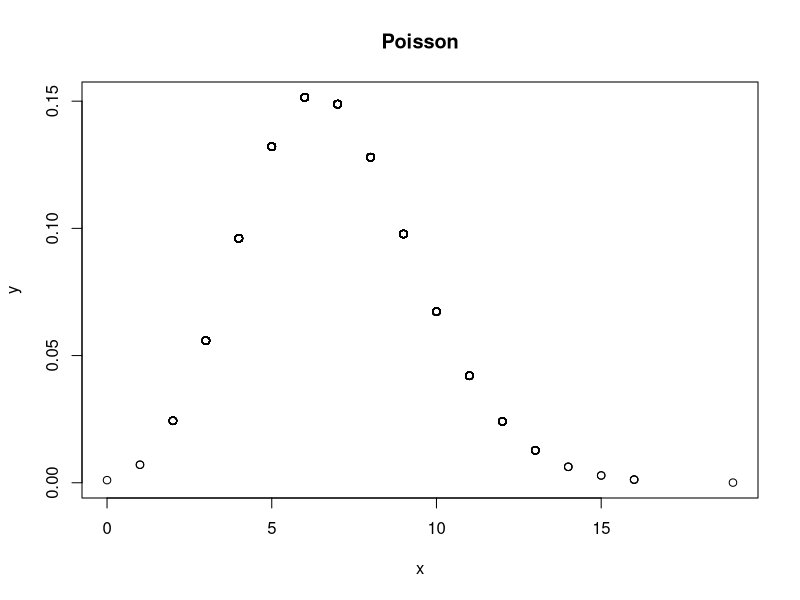
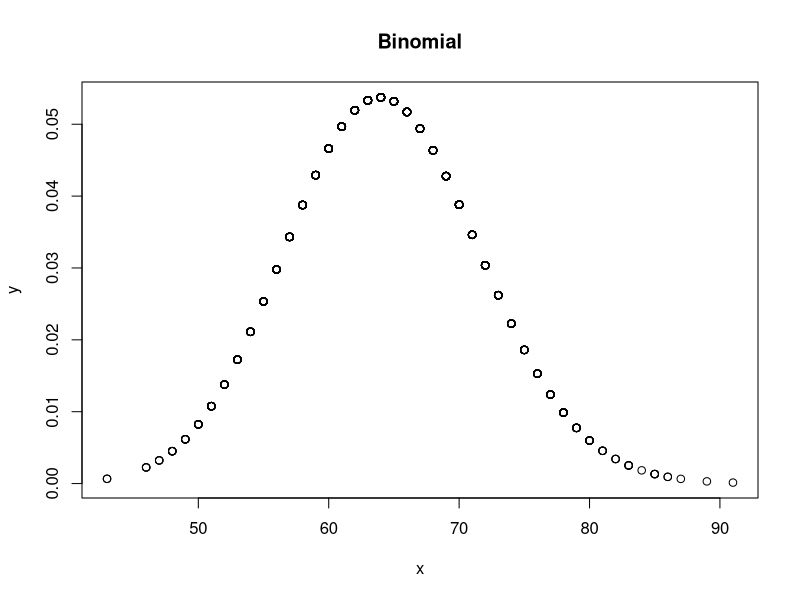
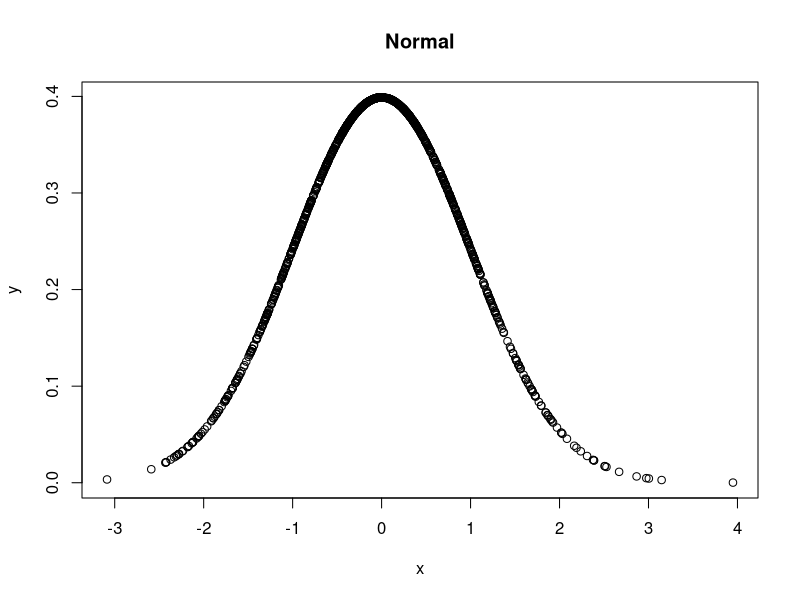
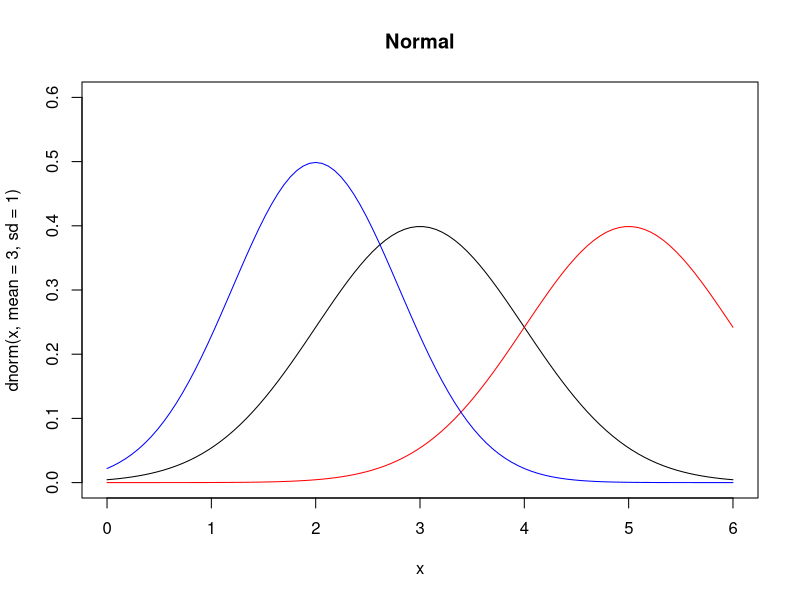
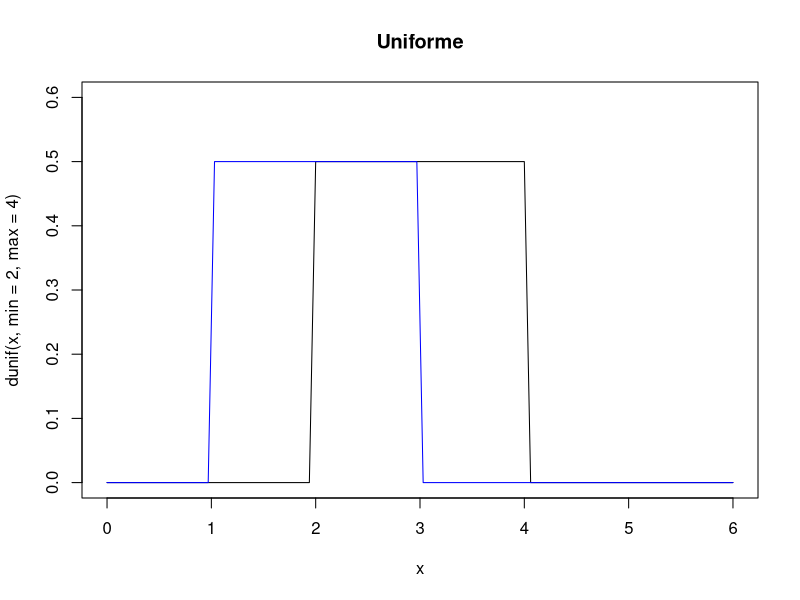
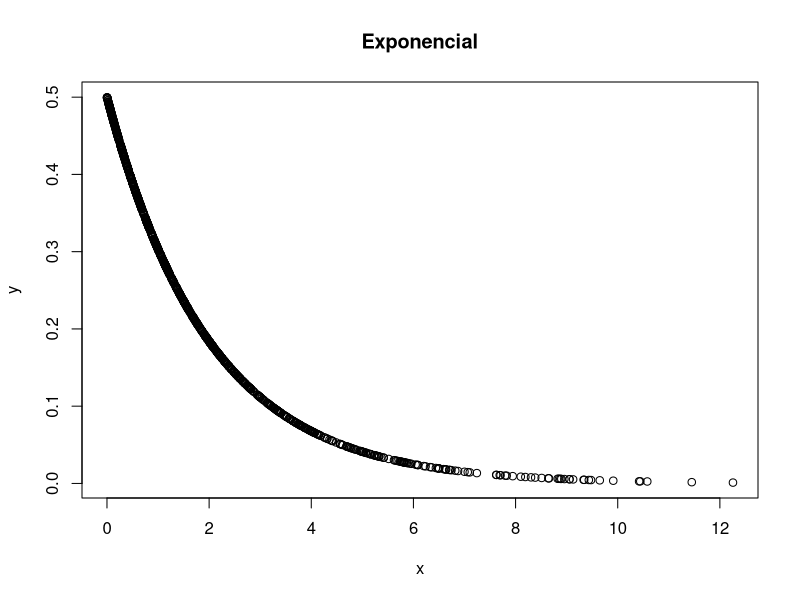
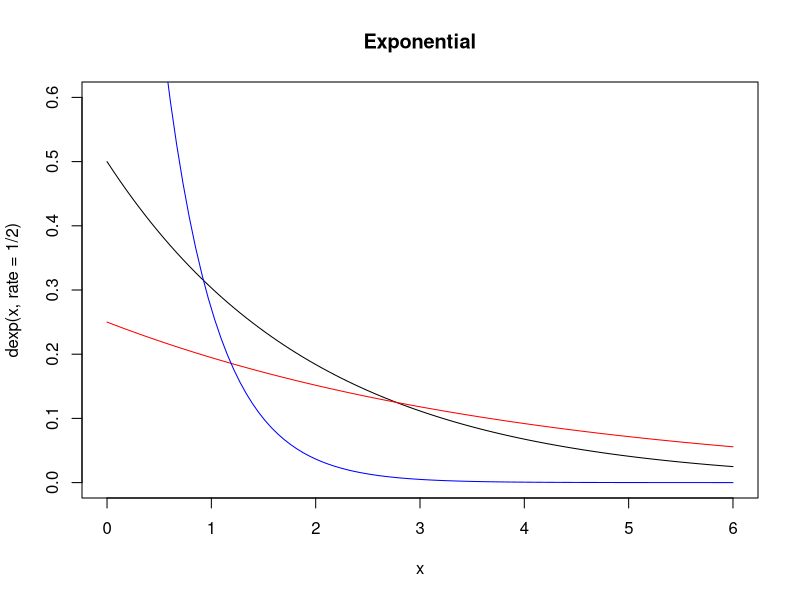
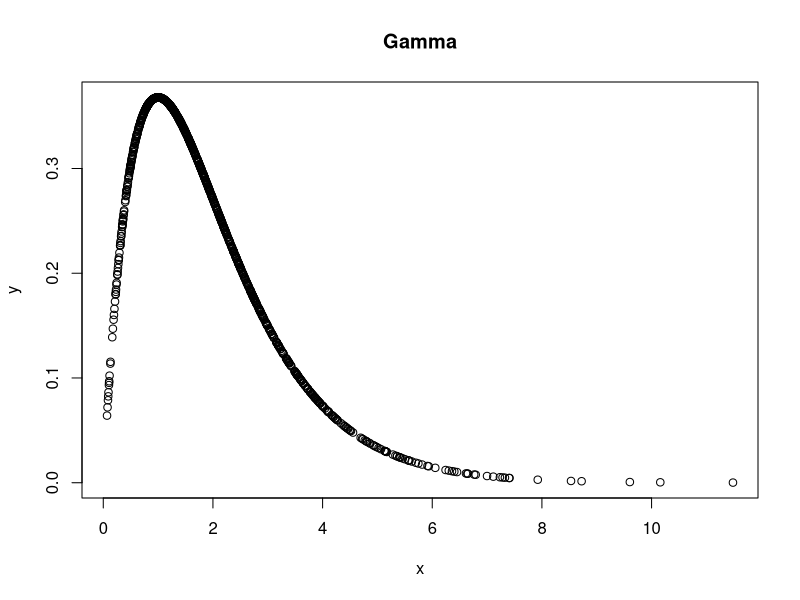

The R source for these figures, in order:
rm(list = ls())


# 18° Distribuições de Probabilidade Discreta -----------------------------



# Poisson

# gerando valores aleatórios de uma Poisson
x <- rpois(n = 1000, lambda = 7)

# gerando valores da densidade da Poisson
y <- dpois(x = x, lambda = mean(x))

plot(x, y, main = "Poisson")


# Binomial

# gerando valores aleatórios de uma Binomial

x <- rbinom(n = 1000, size = 450, prob = 1/7)

# gerando valores da densidade de uma Binomial
y <- dbinom(x = x, size = 450, prob = 1/7)

plot(x, y, main = "Binomial")



# 19° Distribuições de Probabilidade Continuas ----------------------------



# Normal

# gerando valores aleatórios de uma Poisson
x <- rnorm(n = 1000)

# gerando valores da densidade da Poisson
y <- dnorm(x = x)

# Plot da densidade da Normal para um x de valores normais
plot(x, y, main = "Normal")

# Definindo um novo domínio para a densidade
x <- seq(from=0,to=6,length.out=100)
ylim<-c(0,0.6)

# Plot da densidade da Normal para um x qualquer
plot(x,dnorm(x,mean=3,sd=1), main="Normal", type="l", ylim=ylim) 
lines(x, dnorm(x,mean=5,sd=1), col = "red")
lines(x, dnorm(x,mean=2,sd=0.8), col = "blue")


# Uniforme

# Definindo um novo domínio para a densidade
x <- seq(from=0,to=6,length.out=100)
ylim<-c(0,0.6)

# Plot da densidade da Uniform para um x qualquer
plot(x, y = dunif(x,min=2,max=4), main="Uniforme", type="l", ylim=ylim)
lines(x, dunif(x,min=1,max=3), col = "blue")


# Exponencial

# gerando valores aleatórios de uma Exponencial
x <- rexp(n = 1000, rate = 1/2)

# gerando valores da densidade da Exponencial
y <- dexp(x,rate=1/2)

# Plot da densidade da Exponencial para um x de valores exp
plot(x, y, main = "Exponencial")

# Definindo um novo domínio para a densidade
x <- seq(from=0,to=6,length.out=100)
ylim<-c(0,0.6)

# Plot da densidade da Exponencial para um x qualquer
plot(x, y = dexp(x,rate=1/2),main="Exponential",type="l",ylim=ylim)
lines(x, dexp(x,rate=1/4), col = "red")
lines(x, dexp(x,rate=2), col = "blue")


# Gamma

# gerando valores aleatórios de uma Gamma
x <- rgamma(n = 1000, shape = 2)

# gerando valores da densidade da Gamma
y <- dgamma(x,shape=2,rate=1)

# Plot da densidade da Gamma para um x de valores gamma
plot(x, y, main = "Gamma")

# Definindo um novo domínio para a densidade
x <- seq(from=0,to=6,length.out=100)
ylim<-c(0,0.6)

# Plot da densidade da Gamma para um x qualquer
plot(x,y = dgamma(x,shape=2,rate=1),main="Gamma",type="l",ylim=ylim)
lines(x, dgamma(x,shape=4,rate=1), col = "red")
lines(x, dgamma(x,shape=1,rate=2), col = "blue")

